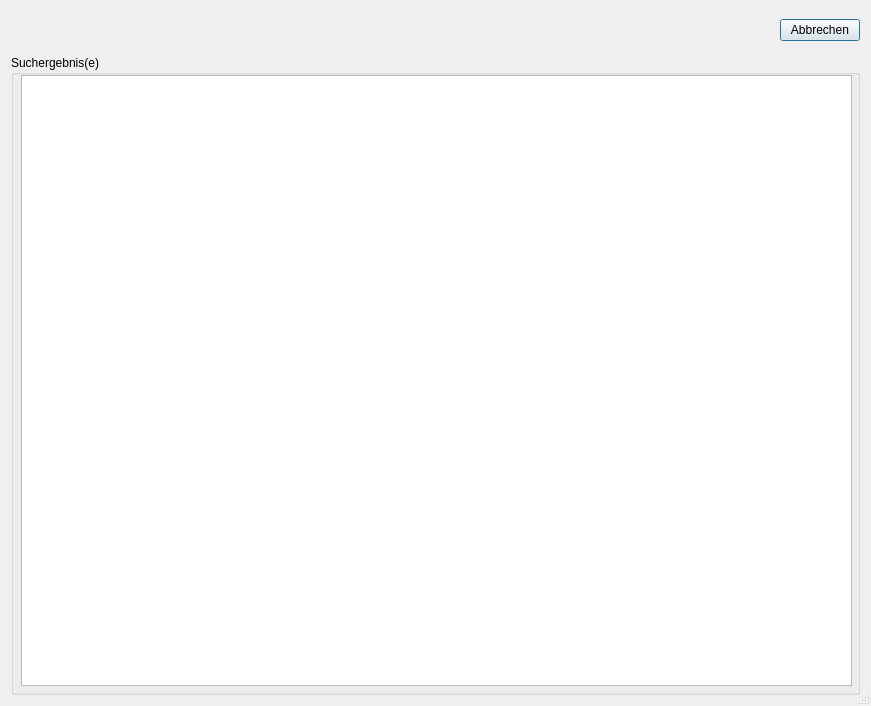
<?xml version="1.0" encoding="UTF-8"?>
<ui version="4.0">
 <class>Ausbilder_suchen</class>
 <widget class="QDialog" name="Ausbilder_suchen">
  <property name="geometry">
   <rect>
    <x>0</x>
    <y>0</y>
    <width>871</width>
    <height>706</height>
   </rect>
  </property>
  <property name="windowTitle">
   <string>Dialog</string>
  </property>
  <property name="sizeGripEnabled">
   <bool>true</bool>
  </property>
  <layout class="QGridLayout" name="gridLayout">
   <item row="0" column="3">
    <widget class="QPushButton" name="pb_cancel">
     <property name="text">
      <string>Abbrechen</string>
     </property>
    </widget>
   </item>
   <item row="0" column="2">
    <spacer name="horizontalSpacer">
     <property name="orientation">
      <enum>Qt::Horizontal</enum>
     </property>
     <property name="sizeHint" stdset="0">
      <size>
       <width>768</width>
       <height>38</height>
      </size>
     </property>
    </spacer>
   </item>
   <item row="1" column="1" colspan="3">
    <widget class="QGroupBox" name="groupBox">
     <property name="title">
      <string>Suchergebnis(e)</string>
     </property>
     <widget class="QTableWidget" name="tw_suchen">
      <property name="geometry">
       <rect>
        <x>10</x>
        <y>20</y>
        <width>831</width>
        <height>611</height>
       </rect>
      </property>
      <property name="sizePolicy">
       <sizepolicy hsizetype="Fixed" vsizetype="Fixed">
        <horstretch>0</horstretch>
        <verstretch>0</verstretch>
       </sizepolicy>
      </property>
     </widget>
    </widget>
   </item>
  </layout>
 </widget>
 <resources/>
 <connections/>
</ui>
